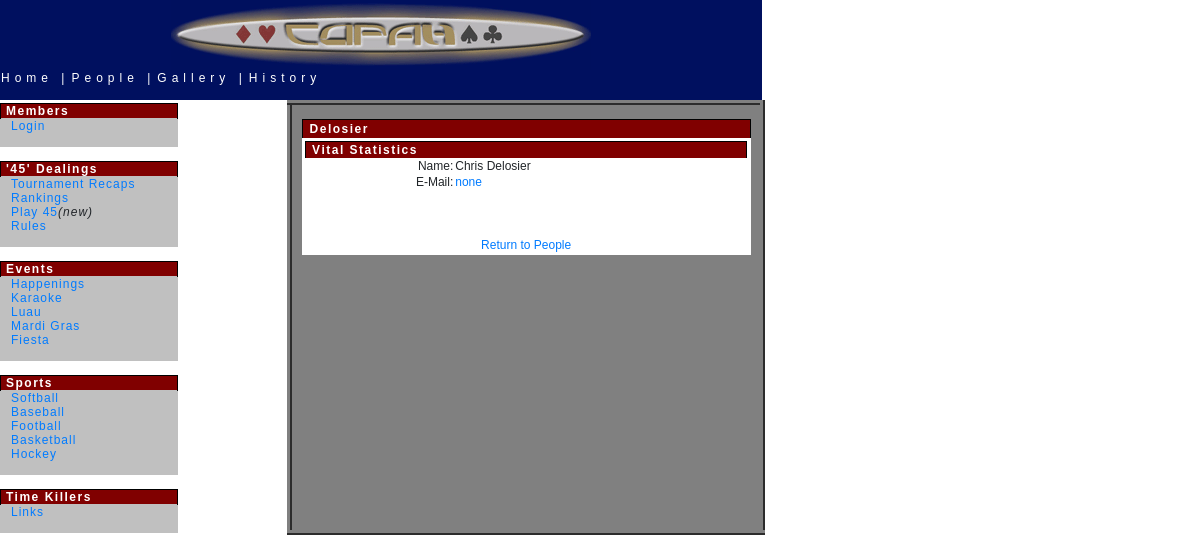
The app's page /member/Delosier with its own data.
### main.py (models this page shows, shortened)
class Members(UserMixin, db.Model):
    __tablename__ = "members"
    FirstName = db.Column(db.String(250))
    LastName = db.Column(db.String(250))
    AKA = db.Column(db.String(250))
    Major = db.Column(db.String(250))
    Birthday = db.Column(db.String(250))
    Address = db.Column(db.String(250))
    Address2 = db.Column(db.String(250))
    City = db.Column(db.String(250))
    State = db.Column(db.String(2))
    Zip = db.Column(db.String(10))
    CellPhone = db.Column(db.String(250))
    HomePhone = db.Column(db.String(250))
    EMail = db.Column(db.String(250))
    Work = db.Column(db.String(250))
    WebSiteURL = db.Column(db.String(250))
    WebSiteName = db.Column(db.String(250))
    MemberName = db.Column(db.String(250), primary_key=True)
    Password = db.Column(db.String(250))
    Picture = db.Column(db.String(250))
    Luncheon2000 = db.Column(db.Integer())
    Friend = db.Column(db.Integer())
    Football = db.Column(db.Integer())
    Basketball = db.Column(db.Integer())
    Hockey = db.Column(db.Integer())
    Owner = db.Column(db.String(250))
    Baseball = db.Column(db.Integer())
    Guests = db.Column(db.Integer())
    CN = db.Column(db.String(250))

### main.py (the view)
@app.route('/member/<AKA>')
def show_member(AKA):
    member = Members.query.get(AKA)
    print(member)
    return render_template("member_profile.html", member=member)

### templates/member_profile.html (shortened to what this page needs)
<html>
<head>
    {% include "header.html" %}
    {% include "side.html" %}
    <td align="center" class=main valign="top" width="62%">
        <table cellpadding="0" cellspacing="0" width="90%">
            <tr>
                <td class=title><br></td>
            </tr>
        </table>
        <table bgcolor="#FFFFFF" cellpadding="2" cellspacing="3" width="96%">
            <tr>
                <th class=boxhead colspan="5">{{ member.AKA }}</th>
            </tr>
            <tr>
                <td>
                    <table border="0" width="100%">
                        <tr>
                            <td>
                                <table border=0 width="100%">
                                    <tr>
                                        <td class=boxhead colspan="4">Vital Statistics</td>
                                    </tr>
                                    <tr>
                                        <td align="right">Name:</td>
                                        <td>{{ member.FirstName}}&nbsp;{{ member.LastName}}</td>
                                    </tr>
                                    {% if member %}
                                    <tr>
                                        <td align="right">E-Mail:</td>
                                        {% if member.Email == "none": %}
                                        <td>No Email Address</td>
                                        {% else: %}
                                        <td><a href="mailto:{{ member.EMail }}">{{ member.EMail }}</a></td>
                                        {% endif %}
                                    </tr>
                                    {% endif %}
                                    <tr>
                                        <td><br><br></td>
                                    </tr>
                                </table>
                        <tr>
                            <td colspan="4"><br></td>
                        </tr>
                        <tr>
                            <td align="center" colspan="4"><a href="{{ url_for('members') }}">Return to People</a></td>
                        </tr>
                        </td></tr>
                    </table>
        </table>
    </td>
    </tr>
    </body>
</html>

### static/css/copah.css (style rules this page uses)
body { background-color: #00105F; background-position: right; background-repeat: no-repeat; background-attachment: fixed; margin-left : 0px; font-size: 12px; }
td { font : 12px Arial, Helvetica, sans-serif; }
.BoxHead { font: 12px Verdana, Geneva, Arial, Helvetica, sans-serif; letter-spacing : 1.5px; color : White; background-color: Maroon; font-weight : bold; left : 100px; text-indent : 5px; border-left : thin ridge Black; border-right : thin ridge Black; border-top : thin ridge Black; }
.Main { background-color:Gray; border : thick inset Gray; font-family : Arial, Helvetica, sans-serif; font-size : 10px; }
.title { font : 600 16px; letter-spacing : 1.5px; margin-left : 10px; text-align : left; }
A { color: #00105F; font: 12px }

### records on screen
Members: AKA "Delosier", FirstName "Chris", LastName "Delosier", EMail "none"
